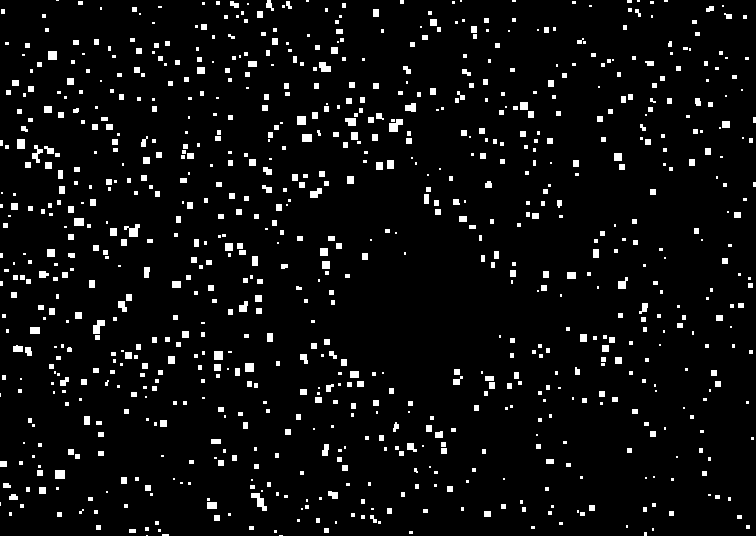
#> input picture generate/picture_0.png, 756 x 536 px; its folder holds only this picture in this run
$ python generate_picutre.py ../generate/picture_0.png 5
#> lines starting #> are read from the running program, lines starting #| are printed output that depends on the picture; after the words box and inside, x2 and y2 are one past the last pixel; in counts of white or black regions, pixels touching at a corner belong together
### src/picture_manager.py
from typing import Dict, Tuple

import cv2
import numpy as np


class PictureManager:
    @staticmethod
    def load_image(path: str) -> np.ndarray:
        image = cv2.imread(path)
        if image is None:
            raise FileNotFoundError(f"Image not found at {path}")
        return image

    @staticmethod
    def apply_filter(image: np.ndarray, min_white_detection=80) -> np.ndarray:
        image = cv2.threshold(
            cv2.cvtColor(image, cv2.COLOR_BGR2GRAY),
            min_white_detection,
            255,
            cv2.THRESH_BINARY,
        )[1]
        return image

    # [8 lines left out: function display_tracking_stars, not called in this run]

    @staticmethod
    def generate_picture(
        stars: Dict[int, Tuple[float, float, float, float]],
        image_w: float,
        image_h: float,
    ) -> np.ndarray:
        image = np.zeros((int(image_h), int(image_w), 3), dtype=np.uint8)
        for x1, x2, y1, y2 in stars.values():
            cv2.rectangle(
                image, (int(x1), int(y1)), (int(x2), int(y2)), (255, 255, 255), -1
            )
        return image

    # [16 lines left out: function display_vectors, not called in this run]

    @staticmethod
    def save_image(image: np.ndarray, path: str) -> None:
        success = cv2.imwrite(path, image)
        if not success:
            raise IOError(f"Failed to save image at {path}")

### src/tracking.py
from typing import Dict, Tuple

import cv2
import numpy as np


class Tracking:
    @staticmethod
    def find_coordinate_of_all_stars(
        image: np.ndarray,
    ) -> Dict[int, Tuple[float, float, float, float]]:
        contours, _ = cv2.findContours(
            image, cv2.RETR_EXTERNAL, cv2.CHAIN_APPROX_SIMPLE
        )

        coords_dict = {}
        for i, cnt in enumerate(contours):
            x, y, w, h = cv2.boundingRect(cnt)
            x1, x2 = x, x + w
            y1, y2 = y, y + h
            coords_dict[i] = (x1, x2, y1, y2)

        return coords_dict

    @staticmethod
    def remove_false_positive(
        stars: Dict[int, Tuple[float, float, float, float]], max_air: float = 10
    ) -> Dict[int, Tuple[float, float, float, float]]:
        new_stars = {}
        for key, value in stars.items():
            if value[1] - value[0] < max_air and value[3] - value[2] < max_air:
                new_stars[key] = value
        return new_stars

    # [18 lines left out: function find_vector_of_stars, not called in this run]

### tools/generate_picutre.py
import os
import random
from typing import Dict, Tuple

from src.picture_manager import PictureManager
from src.tracking import Tracking

import sys


class GeneratePicture:
    def __init__(self, image_path: str, nb_picture_to_generate: int):
        self.image_path = image_path
        self.nb_picture_to_generate = nb_picture_to_generate

    @staticmethod
    def generate_new_stars(
        stars: Dict[int, Tuple[float, float, float, float]],
        max_random_space=5,
    ) -> Dict[int, Tuple[float, float, float, float]]:
        new_stars = {}
        for key, value in stars.items():
            random_space = random.randint(1, max_random_space)
            random_position = random.choice([1, 2, 3, 4])
            match random_position:
                case 1:
                    new_stars[key] = (
                        value[0] + random_space,
                        value[1] + random_space,
                        value[2],
                        value[3],
                    )
                case 2:
                    new_stars[key] = (
                        value[0] - random_space,
                        value[1] - random_space,
                        value[2],
                        value[3],
                    )
                case 3:
                    new_stars[key] = (
                        value[0],
                        value[1],
                        value[2] + random_space,
                        value[3] + random_space,
                    )
                case 4:
                    new_stars[key] = (
                        value[0],
                        value[1],
                        value[2] - random_space,
                        value[3] - random_space,
                    )
        return new_stars

    def run(self):
        if not os.path.exists("generate"):
            os.makedirs("generate")
        img = PictureManager.load_image(self.image_path)
#> in load_image, image is the input picture: shape (536, 756, 3); 5.2% white; 892 white regions (434 under 20 px), largest, box (x1, y1, x2, y2) and area: (251, 493, 267, 511) 131, (389, 119, 403, 132) 119, (124, 224, 140, 237) 117
        filtered_image = PictureManager.apply_filter(img)
#> in apply_filter, `image = cv2.threshold( cv2.cvtColor(image, cv2.COLOR_BGR2GRAY), min_wh..`: image: shape (536, 756); 5.2% white; 892 white regions (434 under 20 px)
        stars = Tracking.find_coordinate_of_all_stars(filtered_image)
#> in find_coordinate_of_all_stars, `contours, _ = cv2.findContours( image, cv2.RETR_EXTERNAL, cv2.CHAIN_AP..`: contours = 892 contours, 620 with area under 20; largest, box (x1, y1, x2, y2) and area: (251, 493, 267, 511) 100, (389, 119, 403, 132) 94, (124, 224, 140, 237) 88, (93, 320, 105, 334) 84, (55, 470, 65, 479) 72
#> the loop in find_coordinate_of_all_stars, `for i, cnt in enumerate(contours):` made 892 passes
#> (cnt, x, y, w, h, x1, x2, y1) on passes 1 to 3: ([[279, 535], [282, 535]], 279, 535, 4, 1, 279, 283, 535), ([[146, 535], [147, 535]], 146, 535, 2, 1, 146, 148, 535), ([[162, 534], [162, 535], [168, 535], [168, 534]], 162, 534, 7, 2, 162, 169, 534)
#> after the loop in find_coordinate_of_all_stars, `for i, cnt in enumerate(contours):`: coords_dict = 892 items
#> stars = 892 items
        stars = Tracking.remove_false_positive(stars)
#> the loop in remove_false_positive, `for key, value in stars.items():` made 892 passes
#> value on passes 1 to 3: (279, 283, 535, 536), (146, 148, 535, 536), (162, 169, 534, 536)
#> after the loop in remove_false_positive, `for key, value in stars.items():`: new_stars = 857 items
#> stars = 857 items
        for i in range(self.nb_picture_to_generate):
            stars = self.generate_new_stars(stars)
            new_picture = PictureManager.generate_picture(
                stars, filtered_image.shape[1], filtered_image.shape[0]
            )
            PictureManager.save_image(new_picture, f"generate/picture_{i}.png")
#> this loop made 5 passes
#> pass 1, in run, `new_picture = PictureManager.generate_picture( stars, filtered_image.s..`:
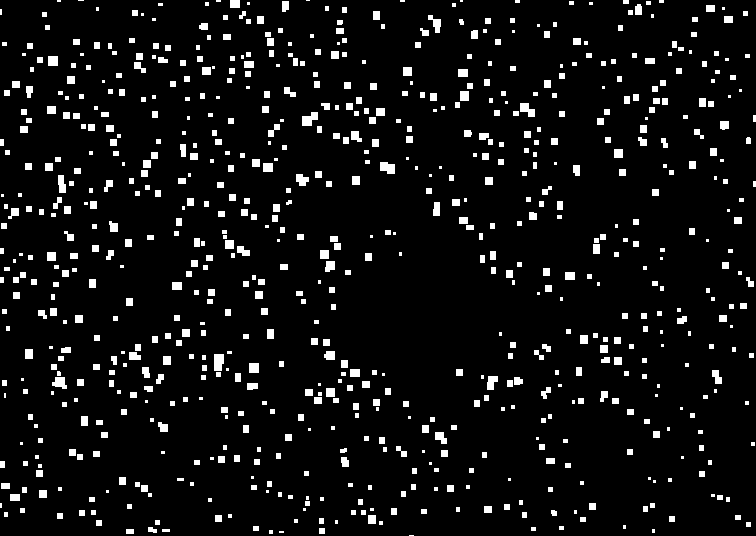
#> new_picture: shape (536, 756, 3); 6.6% white; 776 white regions (182 under 20 px), largest, box (x1, y1, x2, y2) and area: (214, 354, 224, 371) 156, (302, 112, 318, 126) 152, (380, 162, 395, 174) 145
#> pass 2, in run, `new_picture = PictureManager.generate_picture( stars, filtered_image.s..`:
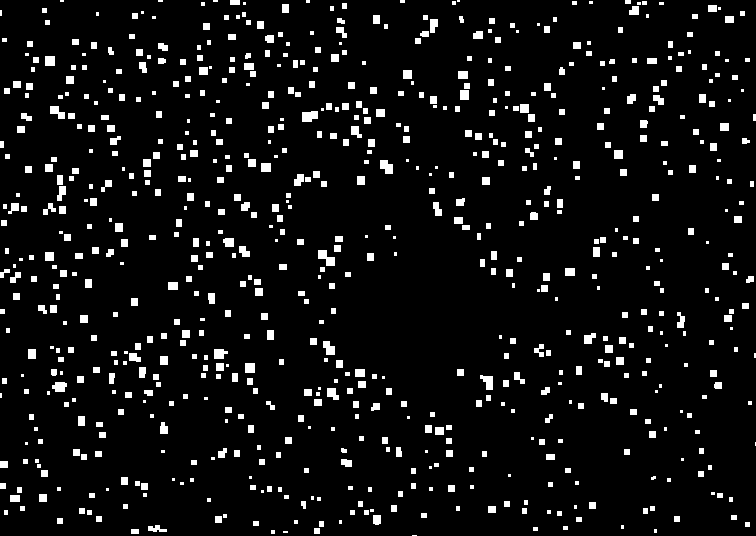
#> new_picture: shape (536, 756, 3); 6.5% white; 761 white regions (176 under 20 px), largest, box (x1, y1, x2, y2) and area: (318, 250, 335, 266) 160, (302, 111, 318, 122) 149, (380, 160, 393, 174) 137
#> pass 3, in run, `new_picture = PictureManager.generate_picture( stars, filtered_image.s..`:
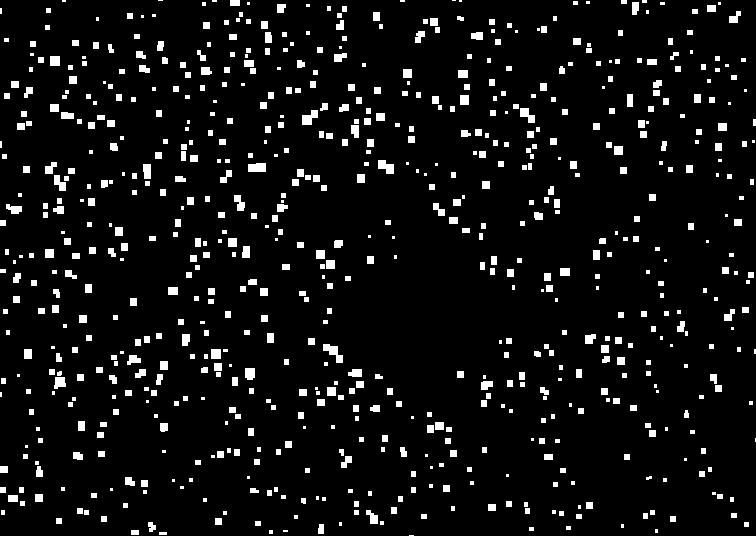
#> new_picture: shape (536, 756, 3); 6.5% white; 744 white regions (177 under 20 px), largest, box (x1, y1, x2, y2) and area: (323, 344, 343, 363) 181, (248, 163, 266, 172) 154, (302, 110, 318, 125) 153
#> after the loop:
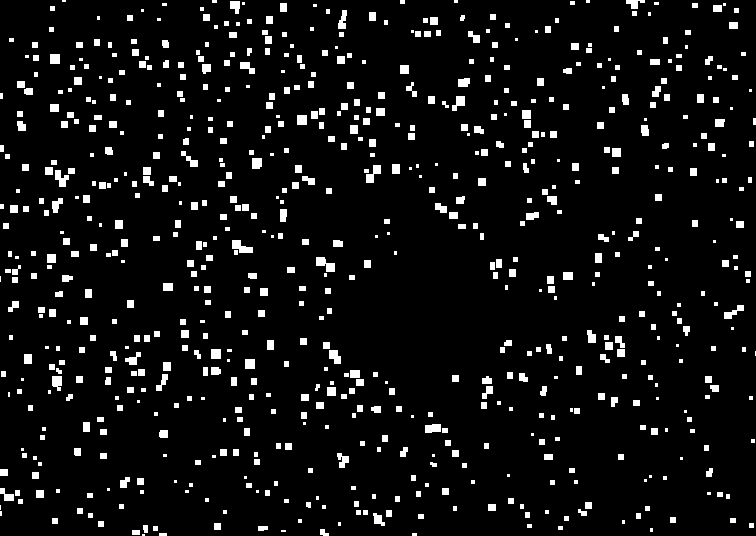
#> new_picture: shape (536, 756, 3); 6.5% white; 736 white regions (174 under 20 px), largest, box (x1, y1, x2, y2) and area: (316, 257, 335, 272) 167, (232, 240, 253, 253) 166, (366, 165, 381, 183) 144


if __name__ == "__main__":
    run = GeneratePicture(sys.argv[1], int(sys.argv[2]))
    run.run()
